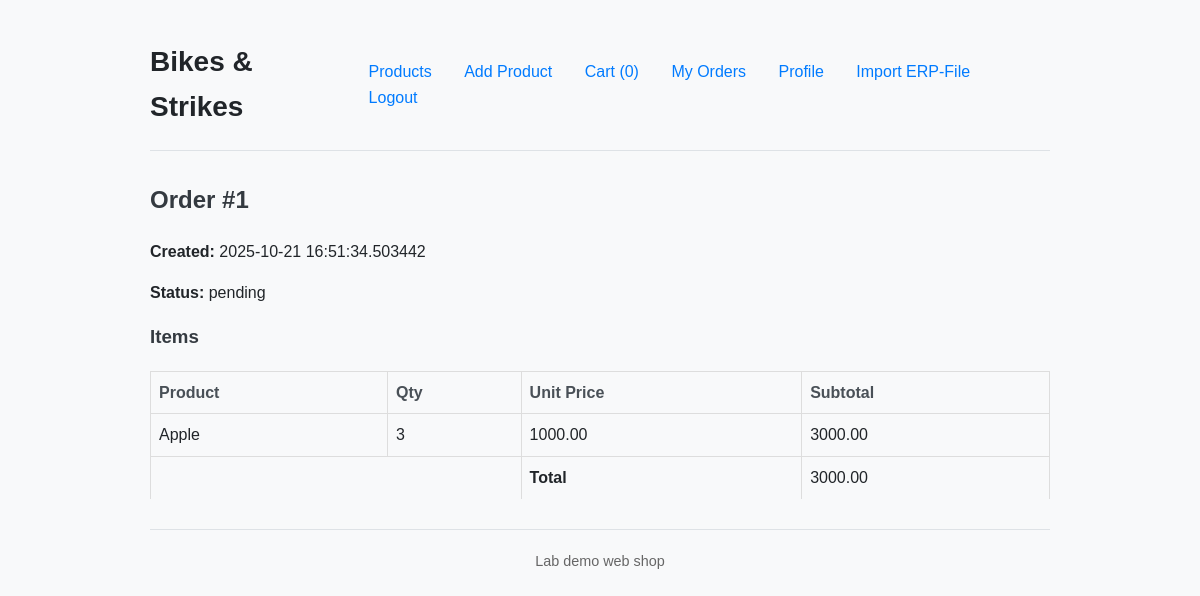
/order/1 (signed in), run on the app's committed database.
### projekt/models.py (models this page shows)
class Order(db.Model):
    id = db.Column(db.Integer, primary_key=True)
    user_id = db.Column(db.Integer, db.ForeignKey('user.id'), nullable=False)
    total_price = db.Column(db.Numeric(12, 2), nullable=False)
    status = db.Column(db.String(50), default='pending')
    created_at = db.Column(db.DateTime, default=datetime.utcnow)
    items = db.relationship('OrderItem', backref='order', lazy=True)

class OrderItem(db.Model):
    id = db.Column(db.Integer, primary_key=True)
    order_id = db.Column(db.Integer, db.ForeignKey('order.id'), nullable=False)
    product_id = db.Column(db.Integer, db.ForeignKey(
        'product.id'), nullable=False)
    product = db.relationship('Product')
    quantity = db.Column(db.Integer, nullable=False)
    unit_price = db.Column(db.Numeric(10, 2), nullable=False)

class Product(db.Model):
    id = db.Column(db.Integer, primary_key=True)
    erp_id = db.Column(db.String(100), unique=True, nullable=True, index=True)
    name = db.Column(db.String(200), nullable=False)
    description = db.Column(db.Text, default='')
    price = db.Column(db.Numeric(10, 2), nullable=False)

### projekt/routes.py (the view)
@app.route('/order/<int:order_id>')
@login_required
def order_detail(order_id):
    o = Order.query.get_or_404(order_id)
    if o.user_id != current_user.id:
        abort(403)
    return render_template('order_detail.html', order=o)

### projekt/__init__.py (called while the page is built)
@login_manager.user_loader
def load_user(user_id):
    return User.query.get(int(user_id))

### projekt/templates/order_detail.html
{% extends "base.html" %}
{% block content %}
  <h2>Order #{{ order.id }}</h2>
  <p><strong>Created:</strong> {{ order.created_at }}</p>
  <p><strong>Status:</strong> {{ order.status }}</p>
  <h3>Items</h3>
  <table>
    <tr><th>Product</th><th>Qty</th><th>Unit Price</th><th>Subtotal</th></tr>
    {% for it in order.items %}
      <tr>
        <td>{{ it.product.name }}</td>
        <td>{{ it.quantity }}</td>
        <td>{{ "%.2f"|format(it.unit_price) }}</td>
        <td>{{ "%.2f"|format(it.unit_price * it.quantity) }}</td>
      </tr>
    {% endfor %}
    <tr><td colspan="2"></td><td><strong>Total</strong></td><td>{{ "%.2f"|format(order.total_price) }}</td></tr>
  </table>
{% endblock %}

### projekt/static/style.css (style rules this page uses)
body { font-family: -apple-system, BlinkMacSystemFont, "Segoe UI", Roboto, Helvetica, Arial, sans-serif, "Apple Color Emoji", "Segoe UI Emoji", "Segoe UI Symbol"; background-color: #f8f9fa; color: #212529; line-height: 1.6; margin: 0; padding: 20px; }
h1, h2, h3 { color: #343a40; margin-top: 0; }
table { width: 100%; border-collapse: collapse; margin-top: 20px; }
table th, table td { padding: 12px 15px; text-align: left; border-bottom: 1px solid #dee2e6; }
table th { background-color: #f8f9fa; font-weight: 600; color: #495057; }
table tr:last-child td { border-bottom: none; }
body { font-family: Arial, sans-serif; max-width: 900px; margin: 20px auto; }
table { width:100%; border-collapse: collapse; margin-top:12px; }
table th, table td { border:1px solid #ddd; padding:8px; }

### data on the page
Order: id "1", created_at "2025-10-21 16:51:34.503442", status "pending", total_price "3000.00"
OrderItem: product.name "Apple", quantity "3", unit_price "1000.00", it.unit_price*it.quantity "3000.00"

### other printed values
{{ session.get('cart')|length if session.get('cart') else 0 }} "0"
